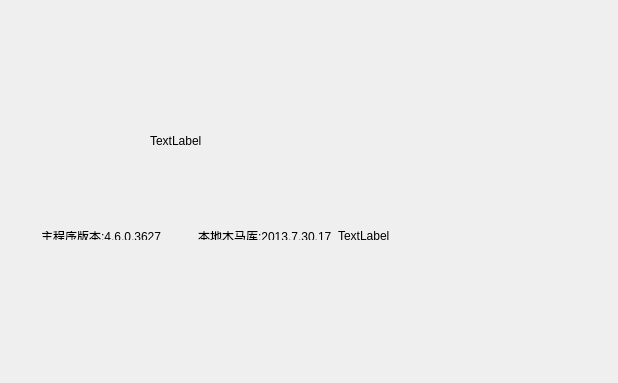
<?xml version="1.0" encoding="UTF-8"?>
<ui version="4.0">
 <class>Button_Bar</class>
 <widget class="QWidget" name="Button_Bar">
  <property name="geometry">
   <rect>
    <x>0</x>
    <y>0</y>
    <width>618</width>
    <height>383</height>
   </rect>
  </property>
  <property name="windowTitle">
   <string>Button_Bar</string>
  </property>
  <property name="autoFillBackground">
   <bool>false</bool>
  </property>
  <property name="styleSheet">
   <string notr="true">#Button_Bar{border-image: url(:/images/bg/bg.png);}</string>
  </property>
  <widget class="QWidget" name="status_bar" native="true">
   <property name="geometry">
    <rect>
     <x>20</x>
     <y>190</y>
     <width>611</width>
     <height>101</height>
    </rect>
   </property>
   <property name="styleSheet">
    <string notr="true">border-image: url(:/images/rabbit.png) stretch;</string>
   </property>
   <widget class="QWidget" name="layoutWidget">
    <property name="geometry">
     <rect>
      <x>10</x>
      <y>30</y>
      <width>1201</width>
      <height>31</height>
     </rect>
    </property>
    <layout class="QHBoxLayout" name="horizontalLayout">
     <item>
      <widget class="QLabel" name="label_2">
       <property name="sizePolicy">
        <sizepolicy hsizetype="Preferred" vsizetype="Preferred">
         <horstretch>0</horstretch>
         <verstretch>0</verstretch>
        </sizepolicy>
       </property>
       <property name="autoFillBackground">
        <bool>false</bool>
       </property>
       <property name="styleSheet">
        <string notr="true"/>
       </property>
       <property name="text">
        <string>主程序版本:4.6.0.3627</string>
       </property>
      </widget>
     </item>
     <item>
      <spacer name="horizontalSpacer_2">
       <property name="orientation">
        <enum>Qt::Horizontal</enum>
       </property>
       <property name="sizeType">
        <enum>QSizePolicy::Fixed</enum>
       </property>
       <property name="sizeHint" stdset="0">
        <size>
         <width>30</width>
         <height>0</height>
        </size>
       </property>
      </spacer>
     </item>
     <item>
      <widget class="QLabel" name="label">
       <property name="styleSheet">
        <string notr="true"/>
       </property>
       <property name="text">
        <string>本地木马库:2013.7.30.17</string>
       </property>
      </widget>
     </item>
     <item>
      <widget class="QLabel" name="label_4">
       <property name="styleSheet">
        <string notr="true">background:transparent;</string>
       </property>
       <property name="text">
        <string>TextLabel</string>
       </property>
      </widget>
     </item>
     <item>
      <spacer name="horizontalSpacer">
       <property name="orientation">
        <enum>Qt::Horizontal</enum>
       </property>
       <property name="sizeHint" stdset="0">
        <size>
         <width>40</width>
         <height>20</height>
        </size>
       </property>
      </spacer>
     </item>
    </layout>
   </widget>
  </widget>
  <widget class="QLabel" name="label_3">
   <property name="geometry">
    <rect>
     <x>150</x>
     <y>100</y>
     <width>161</width>
     <height>81</height>
    </rect>
   </property>
   <property name="styleSheet">
    <string notr="true">border-image: url(:/images/rabbit.png) stretch;</string>
   </property>
   <property name="lineWidth">
    <number>0</number>
   </property>
   <property name="text">
    <string>TextLabel</string>
   </property>
  </widget>
 </widget>
 <layoutdefault spacing="6" margin="11"/>
 <resources>
  <include location="qt_test.qrc"/>
  <include location="skin.qrc"/>
 </resources>
 <connections/>
</ui>
